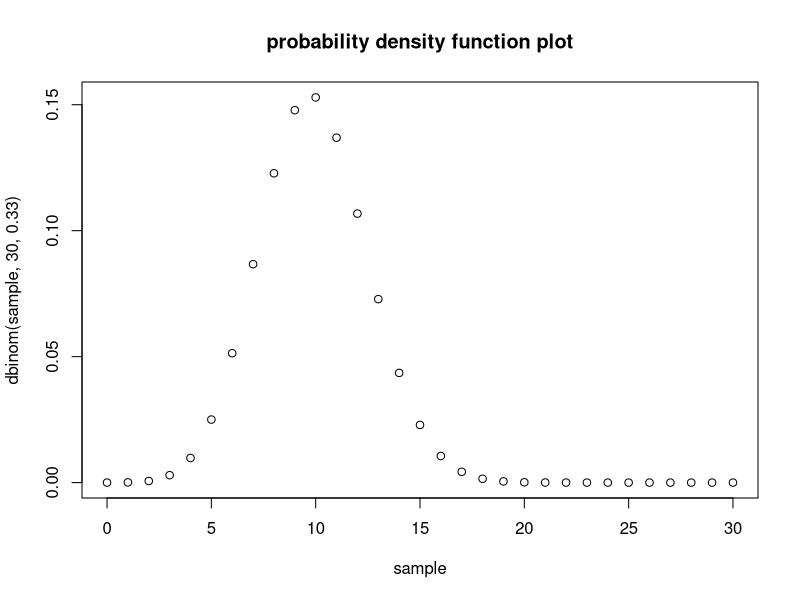
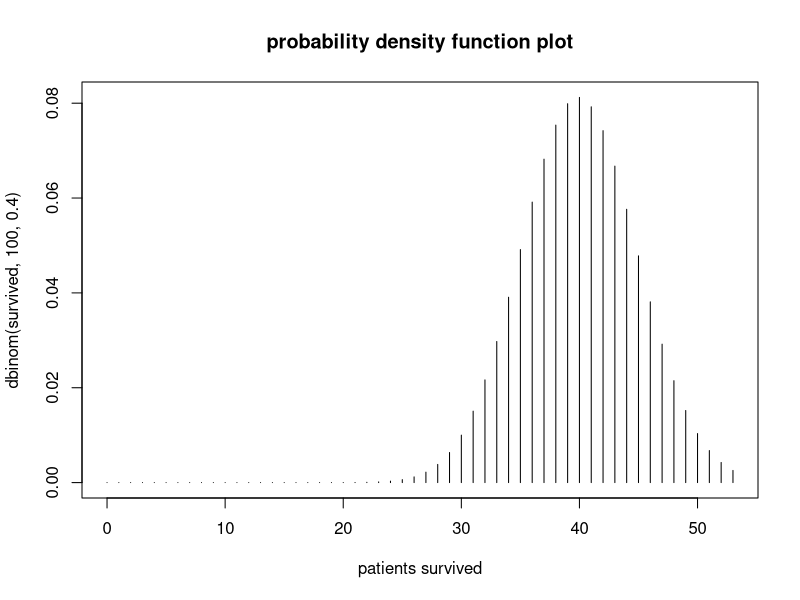
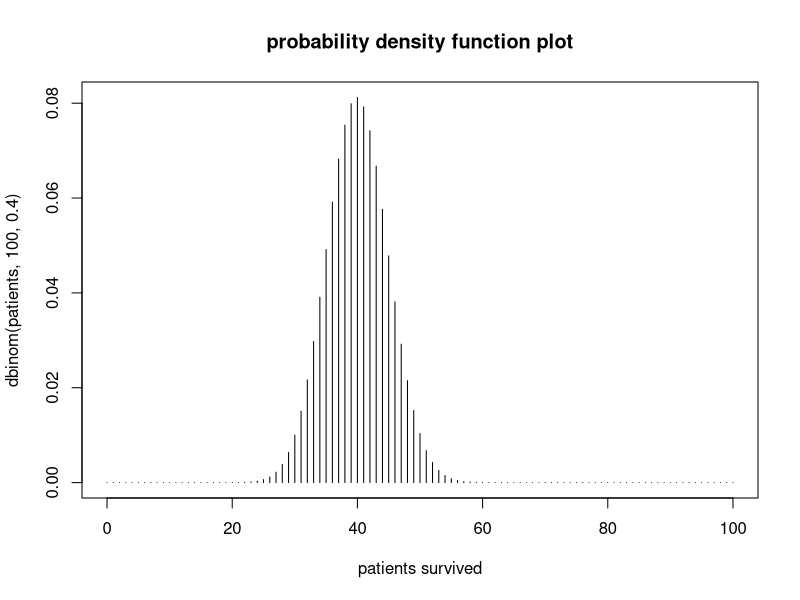
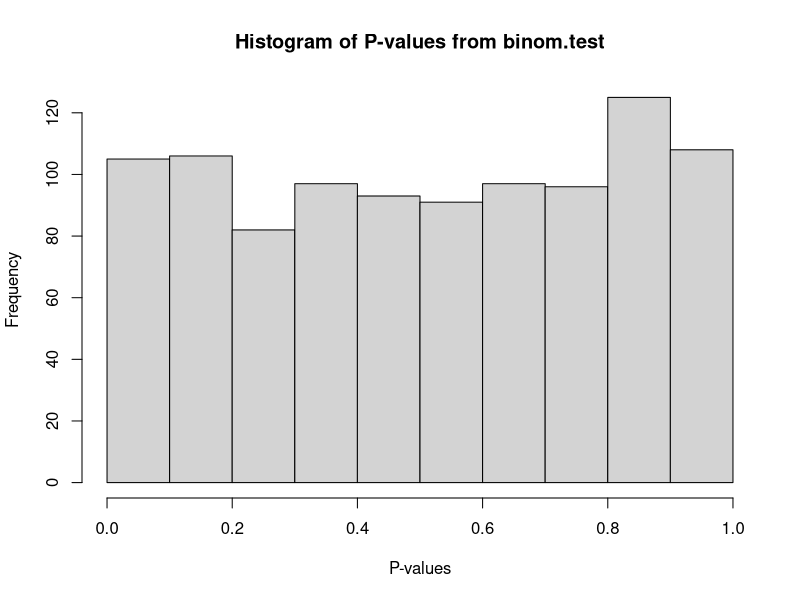
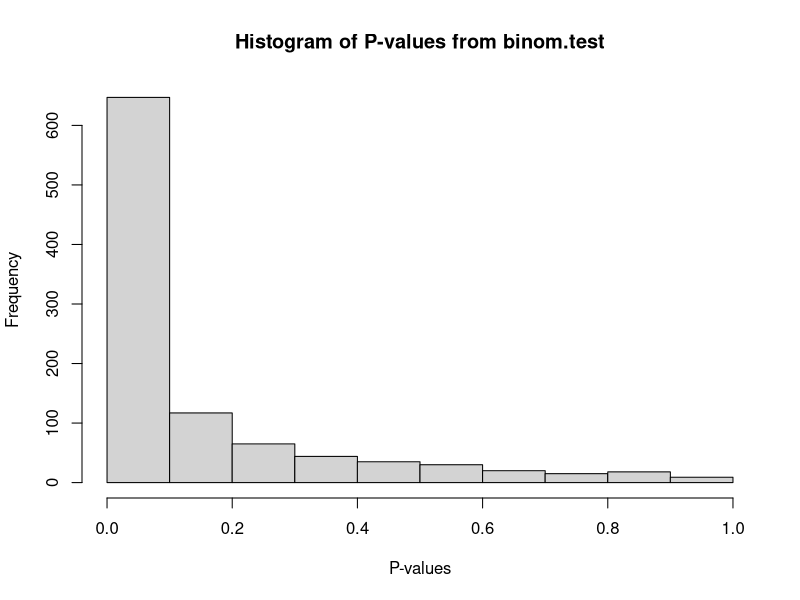
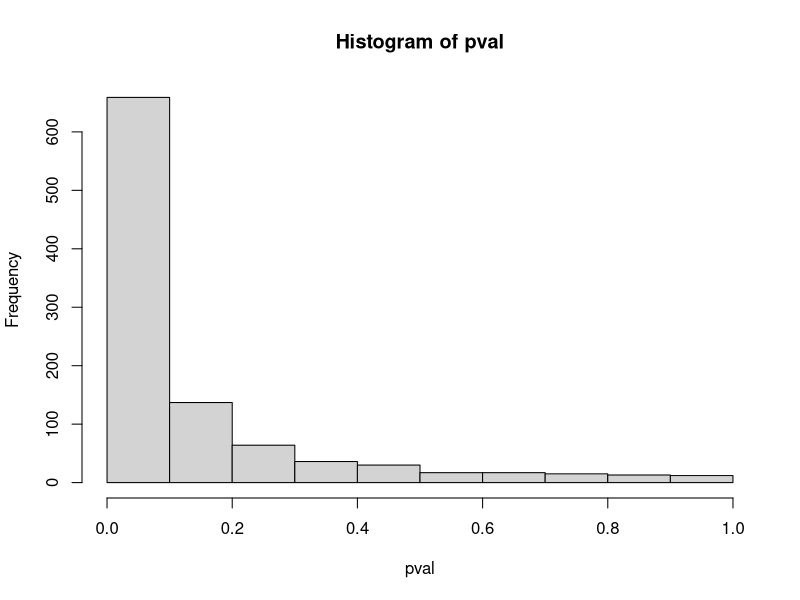

Source code (R) for these figures, in order:
## ---- chunk 1
#The odds that exactly 12 people have mutation is:
#dbinom(k/x,n,prob=0.33)

dbinom(12,30,prob=0.33)

## ---- chunk 2
#sample the data from 0-30 into a variable
sample <- 0:30

#PDF plot for the samples are:
plot(sample,dbinom(sample,30,0.33),main="probability density function plot")
## ---- chunk 3
#The mean:
#n*p
samp_mean <- 30 *0.33
print(paste("The Mean value is:", samp_mean))
#The variance:
#n*p*(1-p)
samp_var <- 30*0.33*(1-0.33)
print(paste("The Variance value is:", samp_var))
## ---- chunk 4
#The number of patients survived is stored in a variable
survived <- c(0:53)
#Calculating the dbinom for each survived patients
dbinom(survived,100,prob=0.4)
## ---- chunk 5
#plot for survived patients in PDF:
plot(survived,dbinom(survived,100,0.4),type='h',main="probability density function plot", xlab="patients survived")
## ---- chunk 6
patients <- c(0:100)
#Calculating the dbinom for each survived patients
#plot for survived patients in PDF:
plot(patients,dbinom(patients,100,0.4),type='h',main="probability density function plot", xlab="patients survived")
## ---- chunk 7
#Here, taking 53 surviving patients with its probability
binom.test(53,100,0.4,alternative = "two.sided")
## ---- chunk 8
#Here,taking 47 die patients with its probability as 0.6
binom.test(47,100,0.6,alternative = "less")
#Altenative to binom.test can be done using sum(binom())
sum(dbinom(0:47,100,0.6))
pbinom(47,100,0.6)
## ---- chunk 9
binom.test(53,100,0.4,alternative = "greater")
## ---- chunk 10
#The one line code:
#rbinom simulate the random numbers from 1 to 10000 with a limit of 1000 return numbers.
exp <- rbinom(1000,10000,p=0.5)
#This shows the first few numbers of exp variable
head(exp)
#This gives the total length of the variable exp
length(exp)
## ---- chunk 11
#The mean is:
mean(exp)
#The variance is:
var(exp)
## ---- chunk 12
#here, n= sample size, p=probability
#mean = np
exp_mean <- 10000*0.5
exp_mean
#variance = np(1-p)
exp_var <- 10000*0.5*(1-0.5)
exp_var
## ---- chunk 13
#exp variable that calculate rbinom
exp <- rbinom(1000,10000,p=0.5)
#An empty variable to store all the p-values generated from for loop
pval <- c()
#looping the exp sample
for (i in exp){
  test = binom.test(i,10000,0.5) # using binom.test to generate p-value
  pval <- c(pval, test$p.value) # taking p-value from the binom.test and stored into pval variable
}

#generating the histogram using all the p-values.
hist(pval, main="Histogram of P-values from binom.test",xlab="P-values")
## ---- chunk 14
#exp variable that calculate rbinom
exp <- rbinom(1000,10000,p=0.5)
#An empty variable to store all the p-values generated from for loop
pval <- c()
#looping the exp sample
for (i in exp){
  test = binom.test(i,10000,0.49) # using binom.test to generate p-value
  pval <- c(pval, test$p.value) # taking p-value from the binom.test and stored into pval variable
}

#generating the histogram using all the p-values.
hist(pval,main="Histogram of P-values from binom.test",xlab="P-values")
## ---- chunk 15
#exp variable that calculate rbinom
exp <- rbinom(1000,10000,p=0.5)
#An empty variable to store all the p-values generated from for loop
pval <- c()
#looping the exp sample
for (i in exp){
  test = binom.test(i,10000,0.51) # using binom.test to generate p-value
  pval <- c(pval, test$p.value) # taking p-value from the binom.test and stored into pval variable
}

#generating the histogram using all the p-values.
hist(pval)
